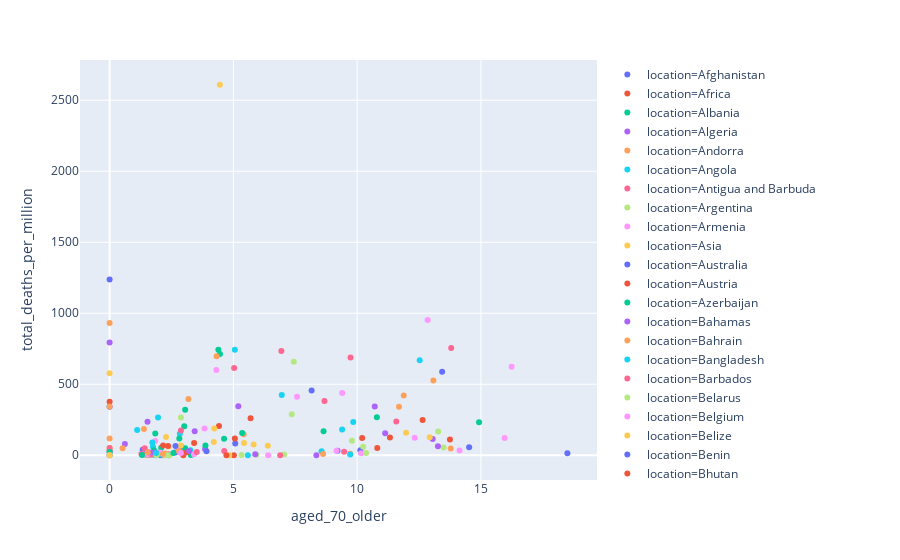

Here is the notebook cell this chart was saved with:
### Code cell
# Receives date and column of interest for every country as a dataframe
def scatter_plot(date, col1, col2):
    tot_df = pd.DataFrame(columns = ['date', 'location', col1, col2])
    # temp_df = pd.DataFrame()
    for c in country_df:
        # Get country specific data and append to main dataframe
        temp_df = owid_df[(owid_df['location']==c) & (owid_df['date']==date)][['date', 'location', col1, col2]]
        tot_df = tot_df.append(temp_df, ignore_index = True).fillna(0)
    tot_df.set_index('date', inplace=True)
    
    # Create Plotly scatter plot
    fig = px.scatter(data_frame=tot_df, x=col2, 
                     y=col1, color="location", trendline="ols",
                 hover_data=['location'])
    fig.show()
    
    return tot_df

# Try median_age, aged_70_older, diabetes_prevalence, male_smokers, 
scatter_plot('2020-10-27', 'total_deaths_per_million', 'aged_70_older')
